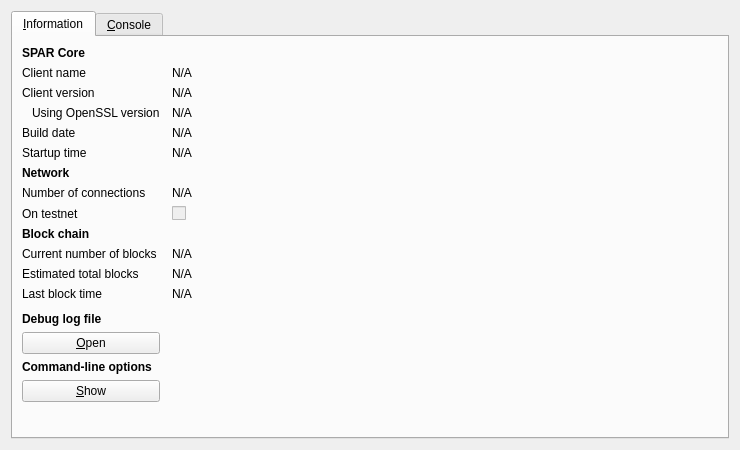
<?xml version="1.0" encoding="UTF-8"?>
<ui version="4.0">
 <class>RPCConsole</class>
 <widget class="QDialog" name="RPCConsole">
  <property name="geometry">
   <rect>
    <x>0</x>
    <y>0</y>
    <width>740</width>
    <height>450</height>
   </rect>
  </property>
  <property name="windowTitle">
   <string>SPAR - Debug window</string>
  </property>
  <layout class="QVBoxLayout" name="verticalLayout_2">
   <item>
    <widget class="QTabWidget" name="tabWidget">
     <property name="currentIndex">
      <number>0</number>
     </property>
     <widget class="QWidget" name="tab_info">
      <attribute name="title">
       <string>&amp;Information</string>
      </attribute>
      <layout class="QGridLayout" name="gridLayout" columnstretch="0,1">
       <property name="horizontalSpacing">
        <number>12</number>
       </property>
       <item row="0" column="0">
        <widget class="QLabel" name="label_9">
         <property name="font">
          <font>
           <weight>75</weight>
           <bold>true</bold>
          </font>
         </property>
         <property name="text">
          <string>SPAR Core</string>
         </property>
        </widget>
       </item>
       <item row="1" column="0">
        <widget class="QLabel" name="label_5">
         <property name="text">
          <string>Client name</string>
         </property>
        </widget>
       </item>
       <item row="1" column="1">
        <widget class="QLabel" name="clientName">
         <property name="cursor">
          <cursorShape>IBeamCursor</cursorShape>
         </property>
         <property name="text">
          <string>N/A</string>
         </property>
         <property name="textFormat">
          <enum>Qt::PlainText</enum>
         </property>
         <property name="textInteractionFlags">
          <set>Qt::LinksAccessibleByMouse|Qt::TextSelectableByKeyboard|Qt::TextSelectableByMouse</set>
         </property>
        </widget>
       </item>
       <item row="2" column="0">
        <widget class="QLabel" name="label_6">
         <property name="text">
          <string>Client version</string>
         </property>
        </widget>
       </item>
       <item row="2" column="1">
        <widget class="QLabel" name="clientVersion">
         <property name="cursor">
          <cursorShape>IBeamCursor</cursorShape>
         </property>
         <property name="text">
          <string>N/A</string>
         </property>
         <property name="textFormat">
          <enum>Qt::PlainText</enum>
         </property>
         <property name="textInteractionFlags">
          <set>Qt::LinksAccessibleByMouse|Qt::TextSelectableByKeyboard|Qt::TextSelectableByMouse</set>
         </property>
        </widget>
       </item>
       <item row="3" column="0">
        <widget class="QLabel" name="label_14">
         <property name="text">
          <string>Using OpenSSL version</string>
         </property>
         <property name="indent">
          <number>10</number>
         </property>
        </widget>
       </item>
       <item row="3" column="1">
        <widget class="QLabel" name="openSSLVersion">
         <property name="cursor">
          <cursorShape>IBeamCursor</cursorShape>
         </property>
         <property name="text">
          <string>N/A</string>
         </property>
         <property name="textFormat">
          <enum>Qt::PlainText</enum>
         </property>
         <property name="textInteractionFlags">
          <set>Qt::LinksAccessibleByMouse|Qt::TextSelectableByKeyboard|Qt::TextSelectableByMouse</set>
         </property>
        </widget>
       </item>
       <item row="4" column="0">
        <widget class="QLabel" name="label_12">
         <property name="text">
          <string>Build date</string>
         </property>
        </widget>
       </item>
       <item row="4" column="1">
        <widget class="QLabel" name="buildDate">
         <property name="cursor">
          <cursorShape>IBeamCursor</cursorShape>
         </property>
         <property name="text">
          <string>N/A</string>
         </property>
         <property name="textFormat">
          <enum>Qt::PlainText</enum>
         </property>
         <property name="textInteractionFlags">
          <set>Qt::LinksAccessibleByMouse|Qt::TextSelectableByKeyboard|Qt::TextSelectableByMouse</set>
         </property>
        </widget>
       </item>
       <item row="5" column="0">
        <widget class="QLabel" name="label_13">
         <property name="text">
          <string>Startup time</string>
         </property>
        </widget>
       </item>
       <item row="5" column="1">
        <widget class="QLabel" name="startupTime">
         <property name="cursor">
          <cursorShape>IBeamCursor</cursorShape>
         </property>
         <property name="text">
          <string>N/A</string>
         </property>
         <property name="textFormat">
          <enum>Qt::PlainText</enum>
         </property>
         <property name="textInteractionFlags">
          <set>Qt::LinksAccessibleByMouse|Qt::TextSelectableByKeyboard|Qt::TextSelectableByMouse</set>
         </property>
        </widget>
       </item>
       <item row="6" column="0">
        <widget class="QLabel" name="label_11">
         <property name="font">
          <font>
           <weight>75</weight>
           <bold>true</bold>
          </font>
         </property>
         <property name="text">
          <string>Network</string>
         </property>
        </widget>
       </item>
       <item row="7" column="0">
        <widget class="QLabel" name="label_7">
         <property name="text">
          <string>Number of connections</string>
         </property>
        </widget>
       </item>
       <item row="7" column="1">
        <widget class="QLabel" name="numberOfConnections">
         <property name="cursor">
          <cursorShape>IBeamCursor</cursorShape>
         </property>
         <property name="text">
          <string>N/A</string>
         </property>
         <property name="textFormat">
          <enum>Qt::PlainText</enum>
         </property>
         <property name="textInteractionFlags">
          <set>Qt::LinksAccessibleByMouse|Qt::TextSelectableByKeyboard|Qt::TextSelectableByMouse</set>
         </property>
        </widget>
       </item>
       <item row="8" column="0">
        <widget class="QLabel" name="label_8">
         <property name="text">
          <string>On testnet</string>
         </property>
        </widget>
       </item>
       <item row="8" column="1">
        <widget class="QCheckBox" name="isTestNet">
         <property name="enabled">
          <bool>false</bool>
         </property>
         <property name="text">
          <string/>
         </property>
        </widget>
       </item>
       <item row="9" column="0">
        <widget class="QLabel" name="label_10">
         <property name="font">
          <font>
           <weight>75</weight>
           <bold>true</bold>
          </font>
         </property>
         <property name="text">
          <string>Block chain</string>
         </property>
        </widget>
       </item>
       <item row="10" column="0">
        <widget class="QLabel" name="label_3">
         <property name="text">
          <string>Current number of blocks</string>
         </property>
        </widget>
       </item>
       <item row="10" column="1">
        <widget class="QLabel" name="numberOfBlocks">
         <property name="cursor">
          <cursorShape>IBeamCursor</cursorShape>
         </property>
         <property name="text">
          <string>N/A</string>
         </property>
         <property name="textFormat">
          <enum>Qt::PlainText</enum>
         </property>
         <property name="textInteractionFlags">
          <set>Qt::LinksAccessibleByMouse|Qt::TextSelectableByKeyboard|Qt::TextSelectableByMouse</set>
         </property>
        </widget>
       </item>
       <item row="11" column="0">
        <widget class="QLabel" name="label_4">
         <property name="text">
          <string>Estimated total blocks</string>
         </property>
        </widget>
       </item>
       <item row="11" column="1">
        <widget class="QLabel" name="totalBlocks">
         <property name="cursor">
          <cursorShape>IBeamCursor</cursorShape>
         </property>
         <property name="text">
          <string>N/A</string>
         </property>
         <property name="textFormat">
          <enum>Qt::PlainText</enum>
         </property>
         <property name="textInteractionFlags">
          <set>Qt::LinksAccessibleByMouse|Qt::TextSelectableByKeyboard|Qt::TextSelectableByMouse</set>
         </property>
        </widget>
       </item>
       <item row="12" column="0">
        <widget class="QLabel" name="label_2">
         <property name="text">
          <string>Last block time</string>
         </property>
        </widget>
       </item>
       <item row="12" column="1">
        <widget class="QLabel" name="lastBlockTime">
         <property name="cursor">
          <cursorShape>IBeamCursor</cursorShape>
         </property>
         <property name="text">
          <string>N/A</string>
         </property>
         <property name="textFormat">
          <enum>Qt::PlainText</enum>
         </property>
         <property name="textInteractionFlags">
          <set>Qt::LinksAccessibleByMouse|Qt::TextSelectableByKeyboard|Qt::TextSelectableByMouse</set>
         </property>
        </widget>
       </item>
       <item row="13" column="0">
        <spacer name="verticalSpacer_2">
         <property name="orientation">
          <enum>Qt::Vertical</enum>
         </property>
         <property name="sizeHint" stdset="0">
          <size>
           <width>20</width>
           <height>20</height>
          </size>
         </property>
        </spacer>
       </item>
       <item row="14" column="0">
        <widget class="QLabel" name="labelDebugLogfile">
         <property name="font">
          <font>
           <weight>75</weight>
           <bold>true</bold>
          </font>
         </property>
         <property name="text">
          <string>Debug log file</string>
         </property>
        </widget>
       </item>
       <item row="15" column="0">
        <widget class="QPushButton" name="openDebugLogfileButton">
         <property name="toolTip">
          <string>Open the SPAR debug log file from the current data directory. This can take a few seconds for large log files.</string>
         </property>
         <property name="text">
          <string>&amp;Open</string>
         </property>
         <property name="autoDefault">
          <bool>false</bool>
         </property>
        </widget>
       </item>
       <item row="16" column="0">
        <widget class="QLabel" name="labelCLOptions">
         <property name="font">
          <font>
           <weight>75</weight>
           <bold>true</bold>
          </font>
         </property>
         <property name="text">
          <string>Command-line options</string>
         </property>
        </widget>
       </item>
       <item row="17" column="0">
        <widget class="QPushButton" name="showCLOptionsButton">
         <property name="toolTip">
          <string>Show the SPAR-Qt help message to get a list with possible SPAR command-line options.</string>
         </property>
         <property name="text">
          <string>&amp;Show</string>
         </property>
         <property name="autoDefault">
          <bool>false</bool>
         </property>
        </widget>
       </item>
       <item row="18" column="0">
        <spacer name="verticalSpacer">
         <property name="orientation">
          <enum>Qt::Vertical</enum>
         </property>
         <property name="sizeHint" stdset="0">
          <size>
           <width>20</width>
           <height>40</height>
          </size>
         </property>
        </spacer>
       </item>
      </layout>
     </widget>
     <widget class="QWidget" name="tab_console">
      <attribute name="title">
       <string>&amp;Console</string>
      </attribute>
      <layout class="QVBoxLayout" name="verticalLayout_3">
       <property name="spacing">
        <number>3</number>
       </property>
       <item>
        <widget class="QTextEdit" name="messagesWidget">
         <property name="minimumSize">
          <size>
           <width>0</width>
           <height>100</height>
          </size>
         </property>
         <property name="readOnly">
          <bool>true</bool>
         </property>
         <property name="tabKeyNavigation" stdset="0">
          <bool>false</bool>
         </property>
         <property name="columnCount" stdset="0">
          <number>2</number>
         </property>
        </widget>
       </item>
       <item>
        <layout class="QHBoxLayout" name="horizontalLayout">
         <property name="spacing">
          <number>3</number>
         </property>
         <item>
          <widget class="QLabel" name="label">
           <property name="text">
            <string notr="true">&gt;</string>
           </property>
          </widget>
         </item>
         <item>
          <widget class="QLineEdit" name="lineEdit"/>
         </item>
         <item>
          <widget class="QPushButton" name="clearButton">
           <property name="maximumSize">
            <size>
             <width>24</width>
             <height>24</height>
            </size>
           </property>
           <property name="toolTip">
            <string>Clear console</string>
           </property>
           <property name="text">
            <string/>
           </property>
           <property name="icon">
            <iconset resource="../bitcoin.qrc">
             <normaloff>:/icons/remove</normaloff>:/icons/remove</iconset>
           </property>
           <property name="shortcut">
            <string notr="true">Ctrl+L</string>
           </property>
           <property name="autoDefault">
            <bool>false</bool>
           </property>
          </widget>
         </item>
        </layout>
       </item>
      </layout>
     </widget>
    </widget>
   </item>
  </layout>
 </widget>
 <resources>
  <include location="../bitcoin.qrc"/>
 </resources>
 <connections/>
</ui>
